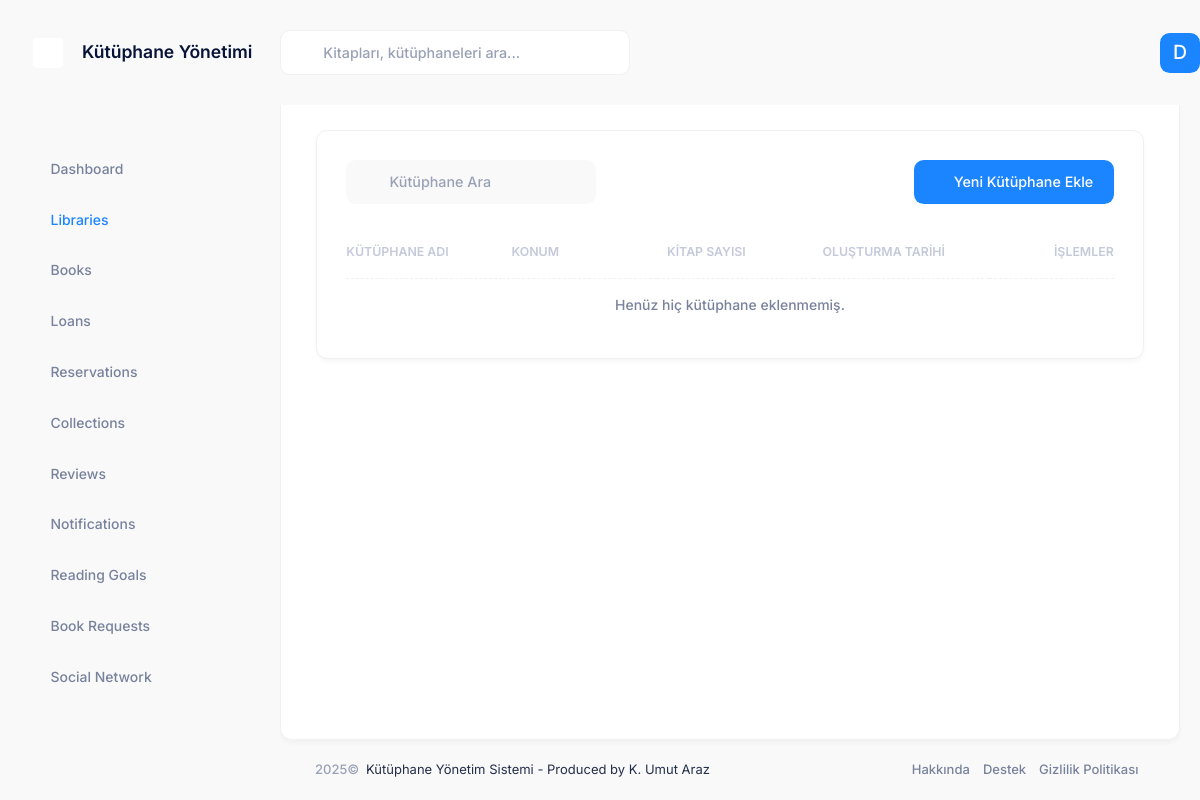
Before: /libraries/ (signed in) with the older database file.
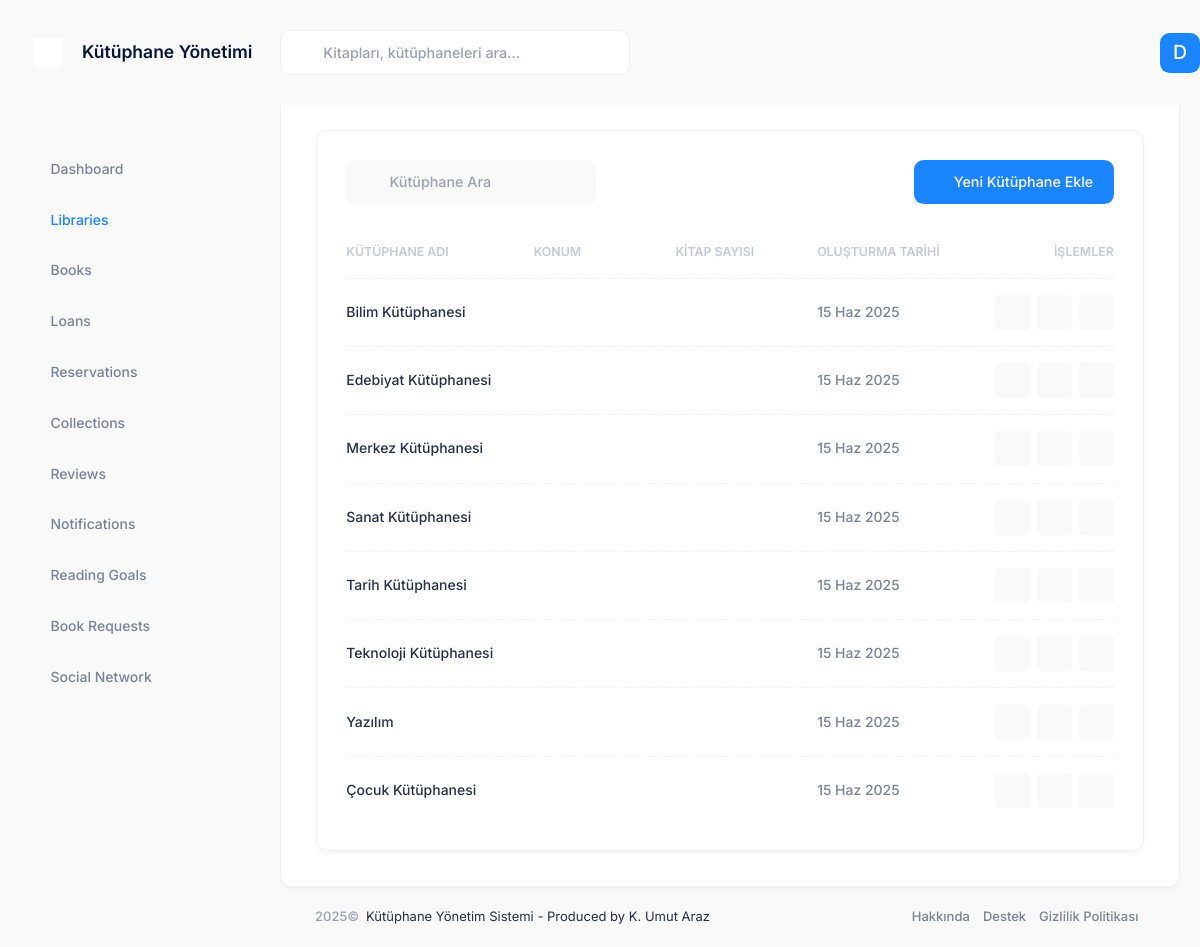
After: the same page with the newer database file.
### libraries/models.py (models this page shows, shortened)
class Library(models.Model):
    name = models.CharField('Adı', max_length=255)
    description = models.TextField('Açıklama', blank=True, null=True)
    owner = models.ForeignKey(
        settings.AUTH_USER_MODEL,
        verbose_name='Sahibi',
        on_delete=models.CASCADE,
        related_name='owned_libraries'
    )
    admins = models.ManyToManyField(
        settings.AUTH_USER_MODEL,
        verbose_name='Yöneticiler',
        related_name='administered_libraries',
        blank=True
    )
    created_at = models.DateTimeField('Oluşturulma Tarihi', auto_now_add=True)
    updated_at = models.DateTimeField('Güncellenme Tarihi', auto_now=True)
    address = models.TextField('Adres', blank=True, null=True)
    phone = models.CharField('Telefon', max_length=20, blank=True, null=True)
    email = models.EmailField('E-posta', blank=True, null=True)
    class Meta:
        verbose_name = 'Kütüphane'
        verbose_name_plural = 'Kütüphaneler'
        ordering = ['name']

### libraries/views.py (the view)
# urls.py: path('', views.library_list, name='list'),
@login_required
def library_list(request):
    libraries = Library.objects.all()
    context = {
        'active_menu': 'libraries',
        'libraries': libraries
    }
    return render(request, 'libraries/library_list.html', context)

### library_management/context_processors.py (called while the page is built)
def user(request):
    return {'user': DummyUser()}

    def get_full_name(self):
        return f"{self.first_name} {self.last_name}"

### templates/libraries/library_list.html (shortened to what this page needs)
{% extends 'layouts/base.html' %}
{% load static %}
{% block content %}
<div class="card">
    <div class="card-header border-0 pt-6">
        <div class="card-title">
            <div class="d-flex align-items-center position-relative my-1">
                <i class="ki-outline ki-magnifier fs-3 position-absolute ms-5"></i>
                <input type="text" data-kt-library-table-filter="search" class="form-control form-control-solid w-250px ps-13" placeholder="Kütüphane Ara" />
            </div>
        </div>
        <div class="card-toolbar">
            <div class="d-flex justify-content-end" data-kt-library-table-toolbar="base">
                <a href="{% url 'libraries:create' %}" class="btn btn-primary">
                    <i class="ki-outline ki-plus fs-2"></i>Yeni Kütüphane Ekle
                </a>
            </div>
        </div>
    </div>
    <div class="card-body py-4">
        <table class="table align-middle table-row-dashed fs-6 gy-5" id="kt_libraries_table">
            <thead>
                <tr class="text-start text-gray-400 fw-bold fs-7 text-uppercase gs-0">
                    <th class="min-w-125px">Kütüphane Adı</th>
                    <th class="min-w-125px">Konum</th>
                    <th class="min-w-125px">Kitap Sayısı</th>
                    <th class="min-w-125px">Oluşturma Tarihi</th>
                    <th class="text-end min-w-100px">İşlemler</th>
                </tr>
            </thead>
            <tbody class="fw-semibold text-gray-600">
                {% for library in libraries %}
                <tr>
                    <td>
                        <a href="{% url 'libraries:detail' library.id %}" class="text-gray-800 text-hover-primary mb-1">{{ library.name }}</a>
                    </td>
                    <td>{{ library.location }}</td>
                    <td>{{ library.book_count }}</td>
                    <td>{{ library.created_at|date:"d M Y" }}</td>
                    <td class="text-end">
                        <a href="{% url 'libraries:detail' library.id %}" class="btn btn-icon btn-bg-light btn-active-color-primary btn-sm me-1">
                            <i class="ki-outline ki-eye fs-2"></i>
                        </a>
                        <a href="{% url 'libraries:edit' library.id %}" class="btn btn-icon btn-bg-light btn-active-color-warning btn-sm me-1">
                            <i class="ki-outline ki-pencil fs-2"></i>
                        </a>
                        <a href="{% url 'libraries:delete' library.id %}" class="btn btn-icon btn-bg-light btn-active-color-danger btn-sm" onclick="return confirm('Bu kütüphaneyi silmek istediğinize emin misiniz?');">
                            <i class="ki-outline ki-trash fs-2"></i>
                        </a>
                    </td>
                </tr>
                {% empty %}
                <tr>
                    <td colspan="5" class="text-center">Henüz hiç kütüphane eklenmemiş.</td>
                </tr>
                {% endfor %}
            </tbody>
        </table>
    </div>
</div>
{% endblock %}

Changed rows visible on the page:
added Library: name "Bilim Kütüphanesi", created_at "15 Haz 2025"
added Library: name "Edebiyat Kütüphanesi", created_at "15 Haz 2025"
added Library: name "Merkez Kütüphanesi", created_at "15 Haz 2025"
added Library: name "Sanat Kütüphanesi", created_at "15 Haz 2025"
added Library: name "Tarih Kütüphanesi", created_at "15 Haz 2025"
added Library: name "Teknoloji Kütüphanesi", created_at "15 Haz 2025"
added Library: name "Yazılım", created_at "15 Haz 2025"
added Library: name "Çocuk Kütüphanesi", created_at "15 Haz 2025"
Other visible differences:
text no longer shown: "Henüz hiç kütüphane eklenmemiş."
